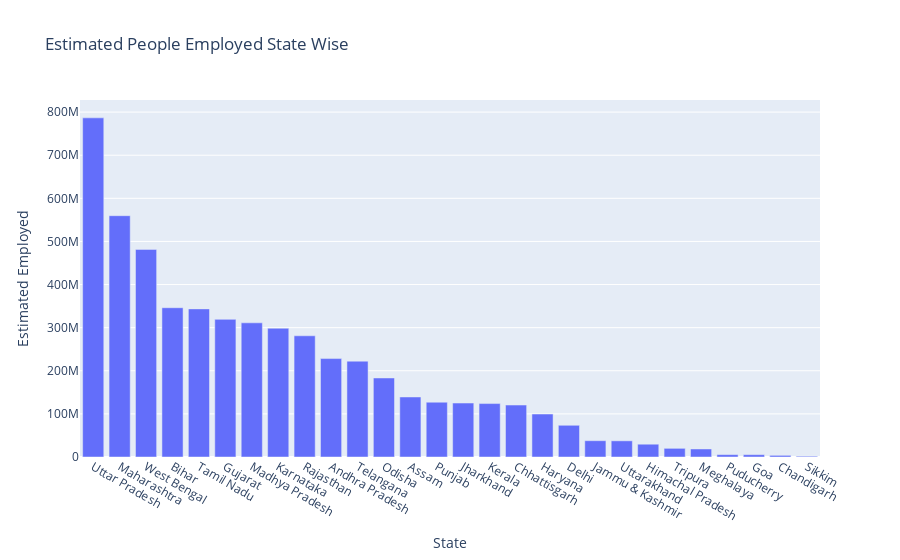

Notebook cell for this chart:
### Code cell
plot = px.bar(df4, x=df4.index, y="Estimated Employed", title = 'Estimated People Employed State Wise') 
plot.show()

### Figure 1 — Plotly figure (JSON) as saved in the notebook; plotly's stock layout.template omitted (floating-point values rounded to 4 significant figures)
{"data": [{"alignmentgroup": "True", "hovertemplate": "State=%{x}<br>Estimated Employed=%{y}<extra></extra>", "legendgroup": "", "marker": {"color": "#636efa", "pattern": {"shape": ""}}, "name": "", "offsetgroup": "", "orientation": "v", "showlegend": false, "textposition": "auto", "type": "bar", "x": ["Uttar Pradesh", "Maharashtra", "West Bengal", "Bihar", "Tamil Nadu", "Gujarat", "Madhya Pradesh", "Karnataka", "Rajasthan", "Andhra Pradesh", "Telangana", "Odisha", "Assam", "Punjab", "Jharkhand", "Kerala", "Chhattisgarh", "Haryana", "Delhi", "Jammu & Kashmir", "Uttarakhand", "Himachal Pradesh", "Tripura", "Meghalaya", "Puducherry", "Goa", "Chandigarh", "Sikkim"], "xaxis": "x", "y": [786655301, 559725484, 481559064, 346253296, 343547309, 319256358, 311233561, 298679340, 281149813, 228314609, 222310557, 183280915, 139224076, 127102136, 125138732, 123925186, 120497960, 99598029, 73570360, 37798565, 37536159, 29675064, 20076074, 18622894, 5519230, 5431400, 3801975, 1816972], "yaxis": "y"}], "layout": {"barmode": "relative", "legend": {"tracegroupgap": 0}, "title": {"text": "Estimated People Employed State Wise"}, "xaxis": {"anchor": "y", "domain": [0, 1], "title": {"text": "State"}}, "yaxis": {"anchor": "x", "domain": [0, 1], "title": {"text": "Estimated Employed"}}}}
